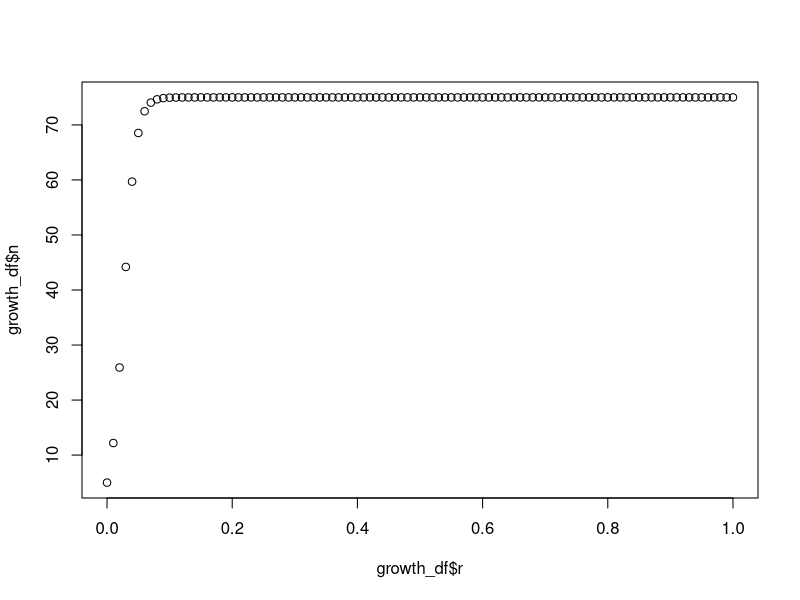

Source code (R): (Note: this script raises an error after producing the figure.)
# for_loops basic stuff 
#10 Feb. 2026 
#BEW

#create basic for loop
for (i in 1:5) {
  cat("stuck in a loop","\n")
  cat(3+2,"\n")
  cat(runif(1), "\n")
}

my_dogs<- c("chow", "akita", "malamute", "husky", "samoyed")

for (i in 1:length(my_dogs)){
  cat("i = ", i, "my_dogs[i]", my_dogs[i], "\n")
}


my_bad_dogs <- NULL

for(i in 1:length(my_bad_dogs)){
  cat("i =", i, "my_bad_dogs[i]", my_bad_dogs[i], "\n")
}

for(i in seq_along(my_dogs)){
  cat("i =", i, "my_bad_dogs[i]", my_bad_dogs[i], "\n")
}


# Tip 1:
#don't do things in a loop that you dont need to: e.g.:

for(i in seq_along(my_dogs)){
  my_dogs[i]<- toupper(my_dogs[i]) #doesn't need to be in a loop 
}

tolower(my_dogs) #can just do the operation in the for loop above using a simple function <--



#Tip 2:
# don't change dimensions in the loop e.g.:

my_dat<-runif(1)

for(i in 2:10){
  temp<-runif(1)
  my_dat<-c(my_dat,10)
  #cat("loop number =", i, my_dat[1], "\n")
  print(my_dat)
}


#tip 3:
#don't write a loop if you can vectorize it

my_dat <- 1:10 
for (i in seq_along(my_dat)){
  my_dat[i]<- my_dat[i]+my_dat[1^2]
  cat("loop number =", i, my_dat[1], "\n")
}

#do this instead of the for loop above

z <- 1:10
z<- z + z^2
z

# TIP 4: 
# remember difference btwn i and z[i]m ("ith element of z")

z<- c(10,2,4)
for(i in seq_along(z)){
  cat("i=", i, "z[i]=", z[i], "\n")
}

#tip 5
#don't have to loop through everything

z<- 1:20 
for(i in seq_along(z)){
  if(i %% 2 ==0) next # if i is not divisible evenly by two, then skip that
  print(i)
  
}

###########################################

# look at the parameter space of the logistic growth model w a for loop 


################ Function Start ########################
#FUNCTION NAME: my_func
#PURPOSE: function returns a df with columns for pop size and time
#INPUTS: initial pop, growth rate, carrying capacity, end time of time vector,timestep for time vector
#OUTPUTS: #data frame with pop size and time

my_func<-function(No = 5, r = 0.5, K = 75, tf=100, ts= 1){ 
    e <- 2.718281828459 #define e constant
    t<- seq(from= 1,to=tf,by = ts) #define the number of steps, store as vector
    n<- K/(1+((K-No)/No)*e^(-r*t)) # formula to calculate the N(t) 
    out_df<- data.frame(t,n) # create df
    return(out_df)
    }

df<-my_func() #run function, assign to df
df


r_vec <- seq(0,1, by = 0.01) #vector of little rs 
r_vec

container_vec <- rep(NA,length(r_vec)) #storage for max(n)
c(length(container_vec), length(r_vec)) #both 21
container_vec



for (i in seq_along(r_vec)){
  temp_df<- my_func(r=r_vec[i]) #draws on hw 5 function (logistic growth)
  max_n<-max(temp_df$n)
  container_vec[i] <- max_n #storage is happening here
 
}

growth_df <- data.frame(r= r_vec,n = container_vec) 
plot(x= growth_df$r,y=growth_df$n) 

############
#2D parameter sweep for log growth func

r_values<- seq(0,1, length,out = 100)
K_values<- seq(10,1000, length,out = 100)

store_mat<- matrix (NA,nrow = length(r_values), ncol = length(K_values))

my_func(r=r_values[i],K = K_values)



growth_mat<- growth_sweep(r_vec = r_values,kvec=K_values)

growth_mat <- 


######## missed a ton of shit, None of the above will work^^^^^^
  
  
#2D parameter sweeep output Data Fram
for (i in seq_along(r_vec)){

  
}







#random walk func

###########
#Name; 
#purpose
#input : times = number of time steps 
#         n1    = inital pop size 
#          lamda = finite rate of increase
#        noise_sd= 10 
# output: 
#         vector n with pop size >0 until extinct 
#
library(ggplot2)

ran_walk <- function(times=100, n1= 50 ,lamda = 1, noise_sd=10){
  n <- rep(NA,times) #create our output vec ("storage container")
  n[1]<- n1 #initialize init pop size
  noise <- rnorm(n=100,mean =0, sd = noise_sd) #created noise/error 

  for(i in 1:(times-1)){ #do times-1 because we already defined n[1] as initial pop
    n[i+1] <- lamda*n[i] + noise_sd[i]
    if(n[i+1] <= 0){
      n[i+1] <- NA
      cat("Population Extinction at time", i+1, "\n")
      break 
    }
  }
  return(n)

}

x<- ran_walk()
print(x)

#plotting with default values
qplot(x = 1:100,y=ran_walk(), geom="line")


# no noise/not so random walk
qplot(x = 1:100,y=ran_walk(noise_sd=0), geom="line")


#no noise and adjust lamda

qplot(x = 1:100,y=ran_walk(lamda = 0.92, noise_sd=0), geom="line")


#add some stoch back, make lamda>1

qplot(x = 1:100,y=ran_walk(lamda = 1.11, noise_sd=10), geom="line")
